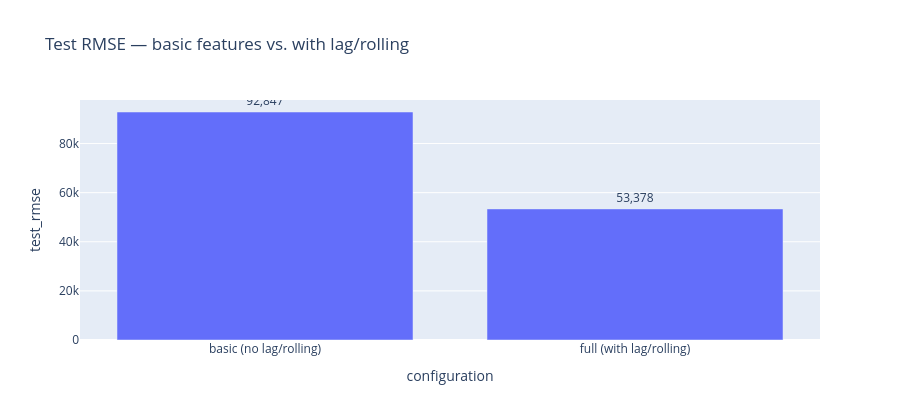

The code cell stored with this chart in its notebook:
### Code cell
viz = pd.DataFrame({
    "configuration": ["basic (no lag/rolling)", "full (with lag/rolling)"],
    "test_rmse":     [basic_metrics["rmse"], full_metrics["rmse"]],
})
fig = px.bar(viz, x="configuration", y="test_rmse", text="test_rmse",
             title="Test RMSE — basic features vs. with lag/rolling")
fig.update_traces(texttemplate="%{text:,.0f}", textposition="outside")
fig.update_layout(height=420, showlegend=False)
fig.show()

### Figure 1 — Plotly figure (JSON) as saved in the notebook; plotly's stock layout.template omitted (floating-point values rounded to 4 significant figures)
{"data": [{"alignmentgroup": "True", "hovertemplate": "configuration=%{x}<br>test_rmse=%{text}<extra></extra>", "legendgroup": "", "marker": {"color": "#636efa", "pattern": {"shape": ""}}, "name": "", "offsetgroup": "", "orientation": "v", "showlegend": false, "text": [92850.0, 53380.0], "textposition": "outside", "texttemplate": "%{text:,.0f}", "type": "bar", "x": ["basic (no lag/rolling)", "full (with lag/rolling)"], "xaxis": "x", "y": [92850.0, 53380.0], "yaxis": "y"}], "layout": {"barmode": "relative", "height": 420, "legend": {"tracegroupgap": 0}, "showlegend": false, "title": {"text": "Test RMSE — basic features vs. with lag/rolling"}, "xaxis": {"anchor": "y", "domain": [0, 1], "title": {"text": "configuration"}}, "yaxis": {"anchor": "x", "domain": [0, 1], "title": {"text": "test_rmse"}}}}
